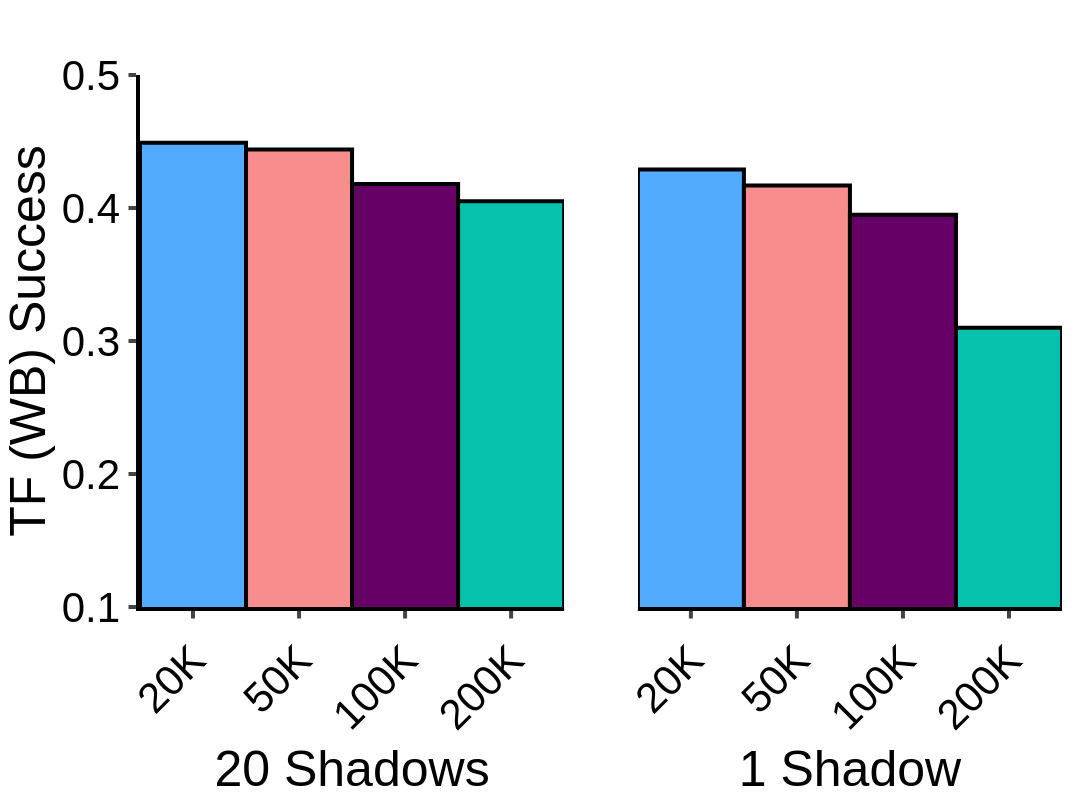

Notebook code cell kept with this figure:
### Code cell
mismatched_specifics = ["20K", "50K", "100K", "200K"]
mismatch_type = ["20 Shadows", "20 Shadows", "20 Shadows", "20 Shadows"]
mismatch_mia = [0.449, 0.444, 0.418, 0.405]
df_1 = {"mismatched_specifics": mismatched_specifics, "Mismatch Type": mismatch_type, "mismatch_mia": mismatch_mia}

mismatched_specifics_2 = ["20K", "50K", "100K", "200K"]
mismatch_type_2 = ["1 Shadow", "1 Shadow", "1 Shadow", "1 Shadow"]
mismatch_mia_2 = [0.429, 0.417, 0.395, 0.310]
df_2 = {"mismatched_specifics": mismatched_specifics_2, "Mismatch Type": mismatch_type_2, "mismatch_mia": mismatch_mia_2}

fig = go.Figure()

fig1 = px.bar(
    data_frame=df_1,
    x="mismatched_specifics",
    y="mismatch_mia",
    color="mismatched_specifics",
    color_discrete_sequence=["#53abff", "#f78d8d", "#660066", "#06c2ac"],
)

fig2 = px.bar(
    data_frame=df_2,
    x="mismatched_specifics",
    y="mismatch_mia",
    color="mismatched_specifics",
    color_discrete_sequence=["#53abff", "#f78d8d", "#660066", "#06c2ac"],
)

fig = make_subplots(rows=1, cols=2, shared_yaxes=True, horizontal_spacing=0.08)

for trace in fig1.data:
    fig.add_trace(trace, row=1, col=1)

for trace in fig2.data:
    fig.add_trace(trace, row=1, col=2)

fig.update_layout(bargap=0.0, showlegend=False)
fig.update_xaxes(
  ticks="outside", tickwidth=4, ticklen=7.5, linewidth=4, linecolor="black", tickangle=-45, title_font_family="Helvetica", tickfont_family="Helvetica", tickfont_size=FONT_SIZE+10,
)
fig.update_yaxes(
    ticks="outside", tickwidth=4, ticklen=7.5, linewidth=4, linecolor="black", title = "TF (WB) Success", tickangle=0, title_font_family="Helvetica", tickfont_family="Helvetica", tickfont_size=FONT_SIZE+10,
)
fig.update_yaxes(tickmode='array', tickvals=[0.1, 0.2, 0.3, 0.4, 0.5], range=[0.1, 0.5])
fig.update_traces(marker_line_width=4, marker_line_color="black")
fig.update_yaxes(showticklabels=False, title_text=None, row=1, col=2)
fig.update_xaxes(title_text="20 Shadows", categoryorder="array", categoryarray=["20K", "50K", "100K", "200K"], row=1, col=1)
fig.update_xaxes(title_text="1 Shadow", categoryorder="array", categoryarray=["20K", "50K", "100K", "200K"], row=1, col=2)
fig.update_yaxes(visible=False, row=1, col=2)

customize_figure_layout(fig, render_legend=False)
save_and_display_figure(fig, "berka_tf_shadow_data_variations", plots_dir)

### Figure 1 — Plotly figure (JSON) as saved in the notebook; plotly's stock layout.template omitted (floating-point values rounded to 4 significant figures)
{"data": [{"hovertemplate": "mismatched_specifics=%{x}<br>mismatch_mia=%{y}<extra></extra>", "legendgroup": "20K", "marker": {"color": "#53abff", "line": {"color": "black", "width": 4}, "pattern": {"shape": ""}}, "name": "20K", "orientation": "v", "showlegend": true, "textposition": "auto", "type": "bar", "x": ["20K"], "xaxis": "x", "y": [0.449], "yaxis": "y"}, {"hovertemplate": "mismatched_specifics=%{x}<br>mismatch_mia=%{y}<extra></extra>", "legendgroup": "50K", "marker": {"color": "#f78d8d", "line": {"color": "black", "width": 4}, "pattern": {"shape": ""}}, "name": "50K", "orientation": "v", "showlegend": true, "textposition": "auto", "type": "bar", "x": ["50K"], "xaxis": "x", "y": [0.444], "yaxis": "y"}, {"hovertemplate": "mismatched_specifics=%{x}<br>mismatch_mia=%{y}<extra></extra>", "legendgroup": "100K", "marker": {"color": "#660066", "line": {"color": "black", "width": 4}, "pattern": {"shape": ""}}, "name": "100K", "orientation": "v", "showlegend": true, "textposition": "auto", "type": "bar", "x": ["100K"], "xaxis": "x", "y": [0.418], "yaxis": "y"}, {"hovertemplate": "mismatched_specifics=%{x}<br>mismatch_mia=%{y}<extra></extra>", "legendgroup": "200K", "marker": {"color": "#06c2ac", "line": {"color": "black", "width": 4}, "pattern": {"shape": ""}}, "name": "200K", "orientation": "v", "showlegend": true, "textposition": "auto", "type": "bar", "x": ["200K"], "xaxis": "x", "y": [0.405], "yaxis": "y"}, {"hovertemplate": "mismatched_specifics=%{x}<br>mismatch_mia=%{y}<extra></extra>", "legendgroup": "20K", "marker": {"color": "#53abff", "line": {"color": "black", "width": 4}, "pattern": {"shape": ""}}, "name": "20K", "orientation": "v", "showlegend": true, "textposition": "auto", "type": "bar", "x": ["20K"], "xaxis": "x2", "y": [0.429], "yaxis": "y2"}, {"hovertemplate": "mismatched_specifics=%{x}<br>mismatch_mia=%{y}<extra></extra>", "legendgroup": "50K", "marker": {"color": "#f78d8d", "line": {"color": "black", "width": 4}, "pattern": {"shape": ""}}, "name": "50K", "orientation": "v", "showlegend": true, "textposition": "auto", "type": "bar", "x": ["50K"], "xaxis": "x2", "y": [0.417], "yaxis": "y2"}, {"hovertemplate": "mismatched_specifics=%{x}<br>mismatch_mia=%{y}<extra></extra>", "legendgroup": "100K", "marker": {"color": "#660066", "line": {"color": "black", "width": 4}, "pattern": {"shape": ""}}, "name": "100K", "orientation": "v", "showlegend": true, "textposition": "auto", "type": "bar", "x": ["100K"], "xaxis": "x2", "y": [0.395], "yaxis": "y2"}, {"hovertemplate": "mismatched_specifics=%{x}<br>mismatch_mia=%{y}<extra></extra>", "legendgroup": "200K", "marker": {"color": "#06c2ac", "line": {"color": "black", "width": 4}, "pattern": {"shape": ""}}, "name": "200K", "orientation": "v", "showlegend": true, "textposition": "auto", "type": "bar", "x": ["200K"], "xaxis": "x2", "y": [0.31], "yaxis": "y2"}], "layout": {"bargap": 0, "font": {"color": "black", "family": "Helvetica", "size": 42}, "height": 800, "margin": {"b": 25, "l": 30, "r": 30, "t": 75}, "plot_bgcolor": "white", "showlegend": false, "title": {"font": {"family": "Helvetica"}, "x": 0.5, "y": 0.975}, "width": 1100, "xaxis": {"anchor": "y", "categoryarray": ["20K", "50K", "100K", "200K"], "categoryorder": "array", "domain": [0, 0.46], "linecolor": "black", "linewidth": 4, "tickangle": -45, "tickfont": {"family": "Helvetica", "size": 42}, "ticklen": 7.5, "ticks": "outside", "tickwidth": 4, "title": {"font": {"family": "Helvetica"}, "text": "20 Shadows"}}, "xaxis2": {"anchor": "y2", "categoryarray": ["20K", "50K", "100K", "200K"], "categoryorder": "array", "domain": [0.54, 1], "linecolor": "black", "linewidth": 4, "tickangle": -45, "tickfont": {"family": "Helvetica", "size": 42}, "ticklen": 7.5, "ticks": "outside", "tickwidth": 4, "title": {"font": {"family": "Helvetica"}, "text": "1 Shadow"}}, "yaxis": {"anchor": "x", "domain": [0, 1], "linecolor": "black", "linewidth": 4, "range": [0.1, 0.5], "tickangle": 0, "tickfont": {"family": "Helvetica", "size": 42}, "ticklen": 7.5, "tickmode": "array", "ticks": "outside", "tickvals": [0.1, 0.2, 0.3, 0.4, 0.5], "tickwidth": 4, "title": {"font": {"family": "Helvetica"}, "text": "TF (WB) Success"}}, "yaxis2": {"anchor": "x2", "domain": [0, 1], "linecolor": "black", "linewidth": 4, "matches": "y", "range": [0.1, 0.5], "showticklabels": false, "tickangle": 0, "tickfont": {"family": "Helvetica", "size": 42}, "ticklen": 7.5, "tickmode": "array", "ticks": "outside", "tickvals": [0.1, 0.2, 0.3, 0.4, 0.5], "tickwidth": 4, "title": {"font": {"family": "Helvetica"}}, "visible": false}}}
